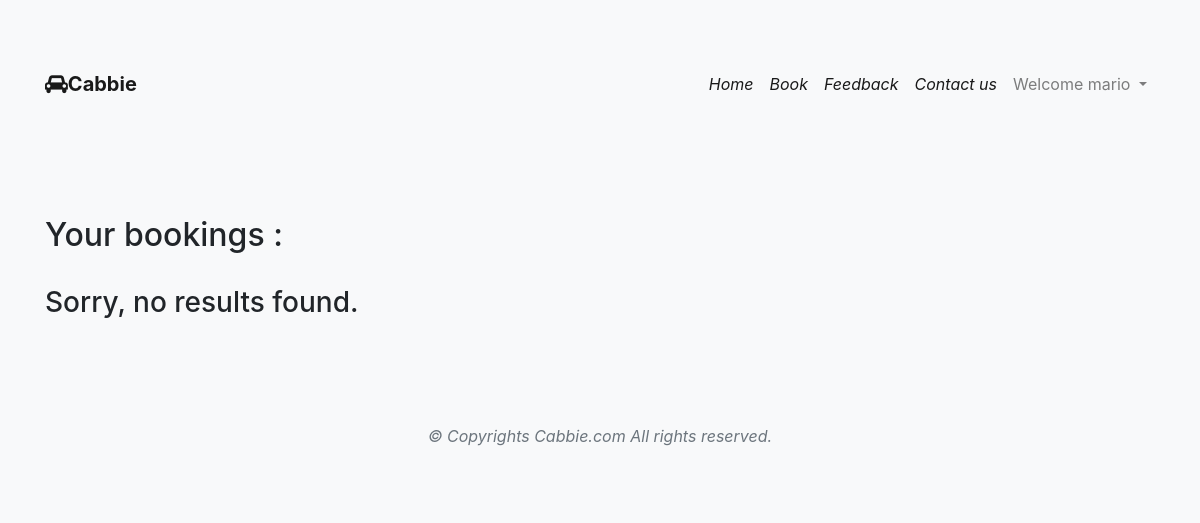
The page /cabs/bookings/ (signed in) on the database as committed earlier.
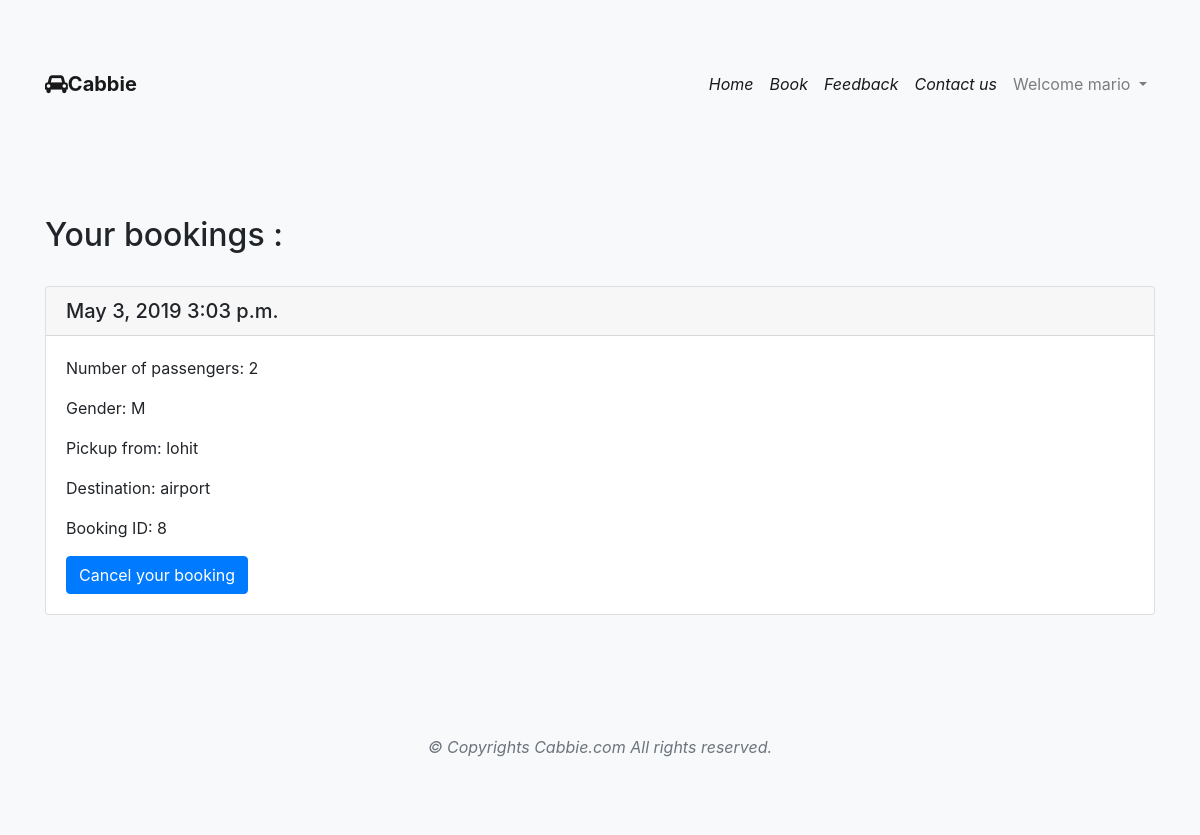
The same page on the database as committed later.
### cabs/models.py (models this page shows)
class Post(models.Model):
    passengers=models.PositiveIntegerField(validators=[MinValueValidator(1),MaxValueValidator(3)])
    date=models.DateField()
    time=models.TimeField()
    destination=models.CharField(max_length=100)
    created_by = models.CharField(max_length=100)
    gender = models.CharField(max_length=1, choices=Gchoice, default='M')
    pickup_from=models.CharField(max_length=100)

### cabs/views.py (the view)
@login_required(login_url="/cabs/login/")
def booking_view(request):
    queryset = Post.objects.filter(
        created_by__iexact=request.user.username
    )
    context = {
        "booking_list": queryset,
        "title": "Your bookings"
    }
    return render(request, 'bookings.html', context)

### templates/bookings.html (shortened to what this page needs)
{% extends 'base1.html' %}
{% load static %}
{% block content %}
<div class="bg-light py-5">
    <div class="container py-5">
        <h2>{{ title }} :</h2>
        <br>
        {% if not booking_list %}
        <h3>Sorry, no results found.</h3>
        {% else %}
        {% for obj in booking_list %}
        <div class="card">
          <h5 class="card-header">{{ obj.date}}  {{ obj.time}}</h5>
          <div class="card-body">
            <p class="card-text">Number of passengers: {{ obj.passengers}}</p>
              <p class="card-text">Gender: {{ obj.gender}}</p>
              <p class="card-text">Pickup from: {{ obj.pickup_from}}</p>
              <p class="card-text">Destination: {{ obj.destination}}</p>
             <p class="card-text">Booking ID: {{ obj.id}}</p>
            <a class="btn btn-primary" href="{{obj.id}}/cancel" onclick="myFunction();">Cancel your booking</a>
          </div>
        </div>
        <br>
{% endfor %}
{% endif %}
    </div>
</div>
{% endblock %}

Rows that differ between the two databases and show on the page:
added Post: date "May 3, 2019", time "3:03 p.m.", passengers "2", gender "M", pickup_from "lohit", destination "airport", id "8"
Other text that changed with them:
text no longer shown: "Sorry, no results found."
